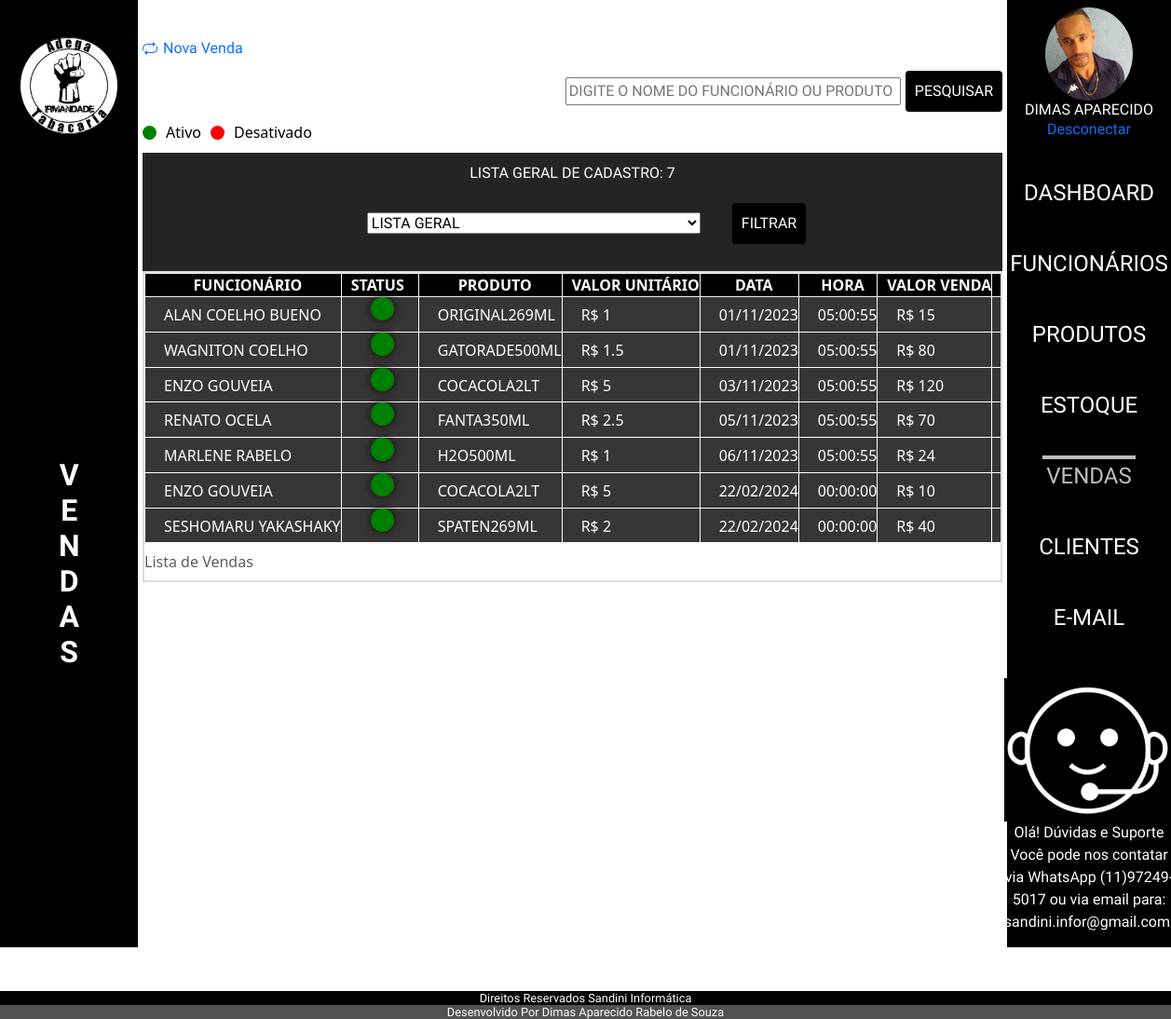
/admin/index.php?p=vendas (signed in), run on the app's committed database.
### tables this page shows
CREATE TABLE `tblvendas` (
  `idVenda` int(11) NOT NULL,
  `idFuncionario` int(11) DEFAULT NULL,
  `dataVenda` date DEFAULT curdate(),
  `horaVenda` time DEFAULT NULL,
  `statusVenda` varchar(10) DEFAULT NULL,
  `valorTotalVenda` double(10,2) DEFAULT NULL,
  `idProduto` int(11) DEFAULT NULL
);

CREATE TABLE `tblfuncionarios` (
  `idFuncionario` int(11) NOT NULL,
  `nomeFuncionario` varchar(50) NOT NULL,
  `altFuncionario` varchar(50) NOT NULL,
  `cargoFuncionario` varchar(20) NOT NULL,
  `dataNascFuncionario` date NOT NULL,
  `emailFuncionario` varchar(80) NOT NULL,
  `senhaFuncionario` varchar(20) NOT NULL,
  `nivelFuncionario` varchar(15) NOT NULL,
  `dataAdmissaoFuncionario` date NOT NULL,
  `enderecoFuncionario` varchar(50) NOT NULL,
  `telFuncionario` varchar(15) NOT NULL,
  `cepFuncionario` varchar(10) NOT NULL,
  `statusFuncionario` varchar(10) NOT NULL,
  `fotoFuncionario` varchar(100) DEFAULT NULL,
  `linkFaceFuncionario` varchar(150) NOT NULL,
  `linkInstaFuncionario` varchar(150) NOT NULL,
  `linkWhatsFuncionario` varchar(150) NOT NULL
);

CREATE TABLE `tblprodutos` (
  `idProduto` int(11) NOT NULL,
  `nomeProduto` varchar(255) DEFAULT NULL,
  `descricaoProduto` varchar(50) DEFAULT NULL,
  `categoriaProduto` varchar(50) DEFAULT NULL,
  `statusProduto` varchar(255) DEFAULT 'Ativo',
  `precoCompraProduto` double(10,2) DEFAULT NULL,
  `precoVendaProduto` double(10,2) DEFAULT NULL,
  `fornecedorProduto` varchar(20) DEFAULT NULL,
  `dataReceProduto` date DEFAULT curdate(),
  `horaProduto` time DEFAULT curtime()
);

CREATE TABLE `tblusuarios` (
  `idUsuario` int(11) NOT NULL,
  `nomeUsuario` varchar(50) NOT NULL,
  `emailUsuario` varchar(80) NOT NULL,
  `senhaUsuario` varchar(20) NOT NULL,
  `statusUsuario` varchar(10) NOT NULL,
  `fotoUsuario` varchar(100) NOT NULL
);

### admin/authenticacao.php (called while the page is built, shortened)
<?php
if (isset($_SESSION['idUsuario'])) {
    $tipoUsuario = 'cliente';
} elseif (isset($_SESSION['idFuncionario'])) {
    $id = $_SESSION['idFuncionario'];
    $tipoUsuario = 'funcionario';
} else {
    header("location: http://localhost/AdegaIrmandadeLocal/admin/loginAdmin.php");
    exit;
}
$pagina = @$_GET['p'];
require_once('class/cliente.php');
require_once('class/funcionario.php');
if ($tipoUsuario === 'cliente') {
    $usuarios = new ClienteClass($id);
} elseif ($tipoUsuario === 'funcionario') {
    $funcionarios = new FuncionarioClass($id);
    $usuario = $funcionarios;
}

### admin/class/vendas.php (called while the page is built, shortened)
<?php
class VendasClass
{
    public function listarVendasAtivas()
{
    $sql = "SELECT
                v.idVenda,
                v.statusVenda,
                v.valorTotalVenda,
                v.horaVenda,
                v.dataVenda,
                f.nomeFuncionario,
                p.nomeProduto,
                p.precoCompraProduto
            FROM
                tblvendas v
            INNER JOIN
                tblfuncionarios f ON v.idFuncionario = f.idFuncionario
            INNER JOIN
                tblprodutos p ON v.idProduto = p.idProduto
            WHERE
                v.statusVenda = 'ATIVO'";
    $conn = Conexao::LigarConexao();
    $resultado = $conn->query($sql);
    $lista = $resultado->fetchAll();
    return $lista;
}
    public function listarVendasDesativadas()
    {
        $sql = "SELECT
        v.idVenda,
        v.statusVenda,
        v.valorTotalVenda,
        v.horaVenda,
        v.dataVenda,
        f.nomeFuncionario,
        p.nomeProduto,
        p.precoCompraProduto
    FROM
        tblvendas v
    INNER JOIN
        tblfuncionarios f ON v.idFuncionario = f.idFuncionario
    INNER JOIN
        tblprodutos p ON v.idProduto = p.idProduto
    WHERE
        v.statusVenda = 'DESATIVADO'";
        $conn = Conexao::LigarConexao();
        $resultado = $conn->query($sql);
        $lista = $resultado->fetchAll();
        return $lista;
    }
}

### admin/class/cliente.php (called while the page is built, shortened)
<?php
class ClienteClass
{
    public $idUsuario;
public function __construct($id = false)
    {
        if ($id) {
            $this->idUsuario = $id;
            $this->Carregar();
        }
    }
    public function Carregar()
    {
        $query = "SELECT * FROM tblusuarios WHERE idUsuario = " . $this->idUsuario;
        $conn = Conexao::LigarConexao();
        $resultado = $conn->query($query);
        $lista = $resultado->fetchAll();
        foreach ($lista as $linha) {
            $this->nomeUsuario = $linha['nomeUsuario'];
            $this->fotoUsuario = $linha['fotoUsuario'];
        }
        }
 }

### admin/vendas/listar.php (the view, shortened to what this page needs)
<?php
require_once('class/vendas.php');
$venda = new VendasClass();
$listaAtivos = $venda->listarVendasAtivas();
$listaDesativados = $venda->listarVendasDesativadas();
$listaFiltrada = array_merge($listaAtivos, $listaDesativados);
$statusFiltrar = '';
$totalCadastrados = count($listaFiltrada);
$totalAtivos = count($listaAtivos);
$totalDesativados = count($listaDesativados);
?>
<div>
    <a class="icon-link icon-link-hover" style="--bs-icon-link-transform: translate3d(0, -.125rem, 0);" href="index.php?p=vendas&v=cadastrar">
        Nova Venda
    </a>
</div>
<div>
    <form class="CampoPes" action="" method="POST">
        <input type="text" id="searchInput" name="searchInput" placeholder="Digite o nome do Funcionário ou Produto">
        <button type="submit">Pesquisar</button>
    </form>
</div>
<?php if (empty($statusFiltrar) || $statusFiltrar === 'LISTA GERAL') : ?>
    <div class="legenda-status">
        <div class="bolinha verde"></div>
        <span>Ativo</span>
        <div class="bolinha vermelha"></div>
        <span>Desativado</span>
    </div>
<?php endif; ?>
<form class="formStatus" action="" method="POST">
    <div>
        <select class="seleAtual" aria-label="Default select example" name="statusVenda">
            <option value="" <?php echo empty($statusFiltrar) ? 'selected' : 'LISTA GERAL'; ?>>LISTA GERAL</option>
        </select>
        <button type="submit">Filtrar</button>
    </div>
    <div>
        <?php if ($statusFiltrar === 'ATIVO') : ?>
            <p class="total">Total de ativos: <?php echo $totalAtivos; ?></p>
        <?php elseif ($statusFiltrar === 'DESATIVADO') : ?>
            <p class="total">Total de desativados: <?php echo $totalDesativados; ?></p>
        <?php else : ?>
            <p class="total">Lista Geral de Cadastro: <?php echo $totalCadastrados; ?></p>
        <?php endif; ?>
    </div>
</form>
<div class="table-container" id="arrastarMouse">
    <div>
        <table>
            <caption>Lista de Vendas</caption>
            <thead>
                <tr>
                <th>Funcionário</th>
                <?php if (empty($statusFiltrar) || $statusFiltrar === 'LISTA GERAL') : ?>
                        <th class="spanstatus" >Status</th>
                    <?php endif; ?>
                    <th>Produto</th>
                    <th>Valor Unitário</th>
                    <th>Data</th>
                    <th>Hora</th>
                    <th>Valor Venda</th>
                    <?php if ($statusFiltrar !== 'DESATIVADO') : ?>
                        <th>Alterar ou Desativar</th>
                    <?php endif; ?>
                </tr>
            </thead>
            <tbody>
                <?php foreach ($listaFiltrada as $linha) : ?>
                    <?php if (empty($statusFiltrar) || $linha['statusVenda'] === $statusFiltrar) : ?>
                        <tr>
                        <td><?php echo $linha['nomeFuncionario'] ?></td>
                        <?php if (empty($statusFiltrar) || $statusFiltrar === 'LISTA GERAL') : ?>
                                <td class="spanstatus">
                                    <?php if ($linha['statusVenda'] === 'ATIVO') : ?>
                                        <span class="status-span active-status"></span>
                                    <?php else : ?>
                                        <span class="status-span inactive-status"></span>
                                    <?php endif; ?>
                                </td>
                            <?php endif; ?>
                            <td><?php echo $linha['nomeProduto'] ?></td>
                            <td><?php echo 'R$ '. $linha['precoCompraProduto'] ?></td>
                            <td><?php echo date('d/m/Y', strtotime($linha['dataVenda'])) ?></td>
                            <td><?php echo $linha['horaVenda'] ?></td>
                            <td><?php echo 'R$ '. $linha['valorTotalVenda'] ?></td>
                            <?php if ($statusFiltrar !== 'DESATIVADO') : ?>
                                <td class="btngrudsicone">
                                </td>
                            <?php endif; ?>
                        </tr>
                    <?php endif; ?>
                <?php endforeach; ?>
            </tbody>
        </table>
    </div>
</div>

### admin/index.php (shortened to what this page needs)
<?php
require_once('authenticacao.php');
?>
<!DOCTYPE html>
<html lang="pt-BR">
<head>
    <link rel="stylesheet" href="../src/css/reset.css">
    <link rel="stylesheet" href="https://cdnjs.cloudflare.com/ajax/libs/animate.css/4.1.1/animate.min.css">
    <link rel="stylesheet" href="https://cdn.jsdelivr.net/npm/bootstrap@5.3.2/dist/css/bootstrap.min.css">
    <link rel="stylesheet" href="./css/estilo.css">
</head>
<body>
    <main>
        <section class="topoEsquerda">
            <h1>
                <img src="img/logoadega.png" alt=" imagem da logo">
            </h1>
            <?php
            if ($pagina == '') {
                $texto = '';
            } else {
                $texto = '' . $pagina;
            }
            echo '<h2 class="vertical-text">';
            for ($i = 0; $i < strlen($texto); $i++) {
                echo '<span>' . $texto[$i] . '</span>';
            }
            echo '</h2>';
            ?>
        </section>
        <div class="box">
            <?php
            switch ($pagina) {
                case 'vendas':
                    require_once('vendas/vendas.php');
                    break;
            }
            ?>
        </div>
        <div class="menu">
            <?php
            $pagina = @$_GET['p'];
            ?>
            <div class="divlogin">
                <?php
                $foto = isset($usuarios->fotoUsuario) ? $usuarios->fotoUsuario : (isset($funcionarios->fotoFuncionario) ? $funcionarios->fotoFuncionario : null);
                $nome = isset($usuarios->nomeUsuario) ? $usuarios->nomeUsuario : (isset($funcionarios->nomeFuncionario) ? $funcionarios->nomeFuncionario : null);
                if (!empty($foto)) {
                    echo '<img src="../admin/img/' . $foto . '" alt="User">';
                } else {
                    echo '<img src="../admin/img/btnuser.png" alt="Imagem Padrão">';
                }
                echo '<h2>' . $nome . '</h2>';
                ?>
                <a href="desconectar.php">Desconectar</a>
            </div>
            <nav>
                <ul>
                    <li><a href="index.php?p=dashboard" class="<?= ($pagina == 'dashboard' || $pagina == '') ? 'menuAtivo' : ''; ?>"> Dashboard </a></li>
                    <li><a href="index.php?p=funcionarios" class="<?= ($pagina == 'funcionarios') ? 'menuAtivo' : ''; ?>"> Funcionários </a></li>
                    <li><a href="index.php?p=produtos" class="<?= ($pagina == 'produtos') ? 'menuAtivo' : ''; ?>"> Produtos </a></li>
                    <li><a href="index.php?p=estoque" class="<?= ($pagina == 'estoque') ? 'menuAtivo' : ''; ?>"> Estoque </a></li>
                    <li><a href="index.php?p=vendas" class="<?= ($pagina == 'vendas') ? 'menuAtivo' : ''; ?>"> Vendas </a></li>
                    <li><a href="index.php?p=clientes" class="<?= ($pagina == 'clientes') ? 'menuAtivo' : ''; ?>"> Clientes </a></li>
                    <li><a href="index.php?p=contato" class="<?= ($pagina == 'contato') ? 'menuAtivo' : ''; ?>"> E-mail </a></li>
                    <li class="geralAjuda"><img class="iconeAjuda" src="../admin/img/ajudaSuporte.png" alt=""></a>
                        <p class="msnSuporte">Olá! Dúvidas e Suporte
                            Você pode nos contatar
                            via WhatsApp (11)97249-5017
                            ou via email para:
                            sandini.infor@gmail.com.</p>
                    </li>
                </ul>
            </nav>
        </div>
    </main>
    <footer class="rodape">
        <h2>Direitos Reservados Sandini Informática</h2>
        <h2 class="h2d">Desenvolvido Por Dimas Aparecido Rabelo de Souza</h2>
    </footer>
</body>
</html>

### admin/vendas/vendas.php
<?php
$pagina = @$_GET['v'];
if ($pagina == NULL) {
    require_once ('listar.php');
}else {
    if($pagina == 'cadastrar') { require_once('cadastrar.php');}
    if($pagina ==  'atualizar') { require_once('atualizar.php');}
    if($pagina == 'desativar' ) { require_once('desativar.php');}
    if($pagina == 'ativar' ) { require_once('ativar.php');}
}

### admin/css/estilo.css (style rules this page uses)
* a, h1, h2, h3, h4 { font-family: 'Secular One'; font-size: 16px; text-align: center; margin: 0; padding: 0; box-sizing: border-box; text-decoration: none; }
textarea, select, input { text-transform: uppercase; }
body { display: flex; flex-direction: column; min-height: 100vh; color: #ffffff; }
.vertical-text { writing-mode: vertical-lr; text-orientation: upright; white-space: nowrap; display: inline-block; font-family: 'Secular One'; font-size: 2.0em; font-weight: bold; text-transform: uppercase; }
h1 { width: 80%; margin-top: 10px }
h1 img { width: 70%; border-radius: 50%; }
.divlogin { width: 100%; display: flex; align-items: center; flex-direction: column; justify-content: space-between; padding: 8px; }
.divlogin img { border-radius: 50%; max-width: 180px; max-height: 100px; }
.topoEsquerda { background: #000000; display: flex; flex-direction: column; width: 200px; justify-content: space-between; align-items: center; padding-bottom: 345px; }
main { width: 100%; flex: 1; display: flex; }
.menu { display: flex; background: #000000; color: #ffffff; text-align: center; margin: 0 auto; width: 14%; align-items: center; flex-direction: column; }
ul { padding: 10px 20px; }
ul li { padding: 20px 20px; }
nav ul li a { color: #ffffff; text-decoration: none; font-size: 1.5em; text-transform: uppercase; }
.menuAtivo { color: #bdbdbd !important; border-top: solid 4px #bdbdbd; padding: 4px; }
.box { width: 100%; min-height: 400px; overflow: auto; box-sizing: border-box; padding: 40px 5px; color: #000000; }
.rodape { width: 100%; }
.rodape h2 { background: #000000; margin-bottom: 0; font-size: 0.8em; }
.rodape .h2d { background: #525252; }
.table-container { max-height: 800px; overflow-y: auto; overflow-x: auto; border: 2px solid #e3dada; text-align: justify; white-space: nowrap; cursor: grab; }
table { width: 100%; border-collapse: collapse; border: 1px solid #f8f1f1; }
td { background: #373535; border: 1px solid #fff; color: #fff; text-indent: 20px; text-transform: uppercase; width: 100%; }
th { border: 1px solid #f8f1f1; text-align: center; font-size: 1.0em; font-weight: bold; text-transform: uppercase; text-indent: 10px; background: #000000; color: #ffffff; }
h1 { text-align: center; background: #000000; width: 100%; padding: 30px 0px; text-transform: uppercase; }
form { display: flex; flex-direction: column; align-items: center; background: #252323; width: 100%; font-family: 'Secular One'; text-transform: uppercase; }
input { margin: 5px 5px; width: 360px; text-transform: uppercase; }
select { margin: 30px; }
button { margin: 10px 0; padding: 10px; background-color: #000000; color: #fff; border: none; border-radius: 4px; text-transform: uppercase; }
.seleAtual { width: 358px; }
.total { color: #ffffff; font-size: 1.0em; margin-bottom: 0; }
.formStatus { display: flex; flex-direction: column-reverse; justify-content: space-around; padding: 10px; }
.CampoPes { display: flex; justify-content: flex-end; flex-direction: row; background: none; }
.spanstatus { text-align: center; padding-right: 15px; }
.status-span { display: inline-block; width: 25px; height: 25px; border-radius: 50%; box-shadow: 0 0 10px rgba(0, 0, 0, 0.8); }
.active-status { background-color: green; animation: pulse 1s infinite alternate; padding: 5px 5px; }
.legenda-status { display: flex; align-items: center; gap: 10px; margin-bottom: 10px; }
.bolinha { width: 15px; height: 15px; border-radius: 50%; }
.verde { background-color: green; }
.vermelha { background-color: red; }
.iconeAjuda { width: 100%; }
.msnSuporte { font-family: 'Secular One'; }
.geralAjuda { display: flex; flex-direction: column; margin-top: 7px; }

### data on the page
tblvendas: idFuncionario.nomeFuncionario "ALAN COELHO BUENO", statusVenda "ATIVO" (drawn), idProduto.nomeProduto "ORIGINAL269ML", idProduto.precoCompraProduto "1", dataVenda "01/11/2023", horaVenda "05:00:55", valorTotalVenda "15"
tblvendas: idFuncionario.nomeFuncionario "WAGNITON COELHO", statusVenda "ATIVO" (drawn), idProduto.nomeProduto "GATORADE500ML", idProduto.precoCompraProduto "1.5", dataVenda "01/11/2023", horaVenda "05:00:55", valorTotalVenda "80"
tblvendas: idFuncionario.nomeFuncionario "ENZO GOUVEIA", statusVenda "ATIVO" (drawn), idProduto.nomeProduto "COCACOLA2LT", idProduto.precoCompraProduto "5", dataVenda "03/11/2023", horaVenda "05:00:55", valorTotalVenda "120"
tblvendas: idFuncionario.nomeFuncionario "RENATO OCELA", statusVenda "ATIVO" (drawn), idProduto.nomeProduto "FANTA350ML", idProduto.precoCompraProduto "2.5", dataVenda "05/11/2023", horaVenda "05:00:55", valorTotalVenda "70"
tblvendas: idFuncionario.nomeFuncionario "MARLENE RABELO", statusVenda "ATIVO" (drawn), idProduto.nomeProduto "H2O500ML", idProduto.precoCompraProduto "1", dataVenda "06/11/2023", horaVenda "05:00:55", valorTotalVenda "24"
tblvendas: idFuncionario.nomeFuncionario "ENZO GOUVEIA", statusVenda "ATIVO" (drawn), idProduto.nomeProduto "COCACOLA2LT", idProduto.precoCompraProduto "5", dataVenda "22/02/2024", horaVenda "00:00:00", valorTotalVenda "10"
tblvendas: idFuncionario.nomeFuncionario "SESHOMARU YAKASHAKY", statusVenda "ATIVO" (drawn), idProduto.nomeProduto "SPATEN269ML", idProduto.precoCompraProduto "2", dataVenda "22/02/2024", horaVenda "00:00:00", valorTotalVenda "40"
tblusuarios: fotoUsuario (picture), nomeUsuario "DIMAS APARECIDO"

### other printed values
$texto[$i] "V"
$texto[$i] "E"
$texto[$i] "N"
$texto[$i] "D"
$texto[$i] "A"
$texto[$i] "S"
$totalCadastrados "7"
